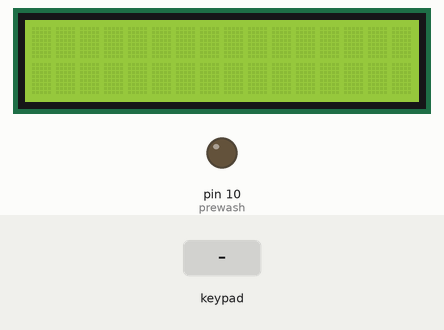
This sketch was run on a simulated Arduino Uno, built with avr-gcc and run on an emulated ATmega328P. Parts: 16×2 character LCD, output pins drawn as LEDs (lit = HIGH). Dashed ring = blinking. The test bench sets the inputs (shaded band). Pins used as bus, display or sensor lines are not drawn; what the sketch prints to the serial monitor is not drawn.

Above: at 1.2 s.
1.3 s: keypad keys 8 7 6 5 pressed 0.4 s apart
At 1.58 s:
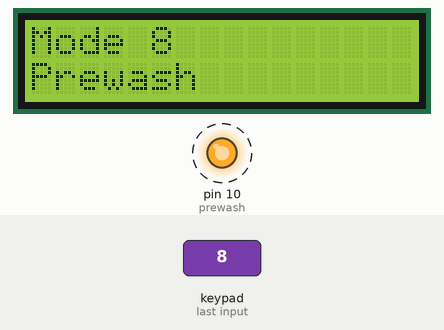
4.4 s: key '0' pressed
At 6.7 s:
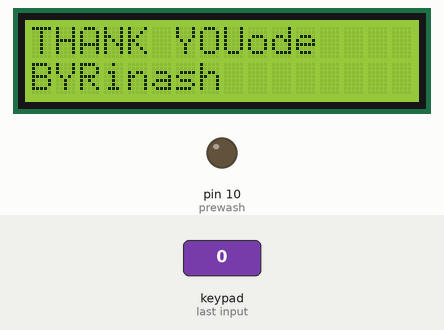
7.1 s: key '2' pressed
At 7.61 s:
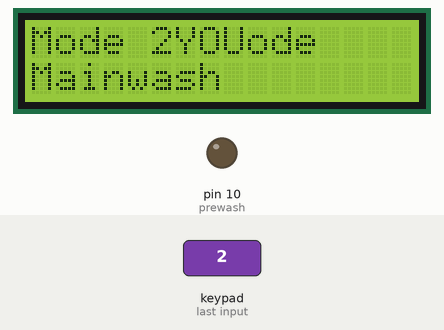
9.4 s: key '0' pressed
11.1 s: keypad keys 8 7 6 5 # pressed 0.4 s apart
At 12.5 s:
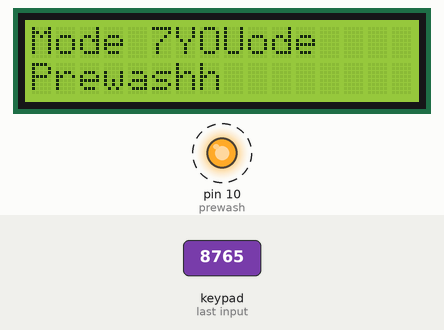
14.6 s: keypad keys 4 3 2 # pressed 0.4 s apart
At 16.24 s:
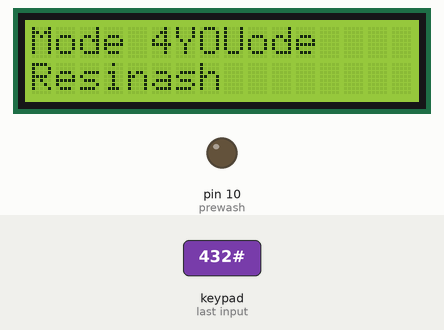
Timing chart, 0 to 18.7 s (numbered marks = the images above; inputs shaded):
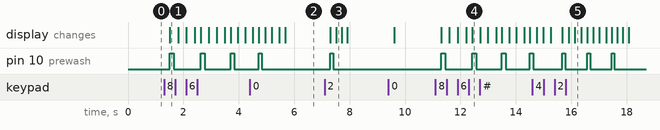

Measured:
- after the input at 1.3 s, pin 10 (prewash): alternates HIGH for 0.14 s and LOW for 0.95 s, starting after 0.21 s; the display: changes after 0.21 s (image 1)
- after the input at 4.4 s, the display: first differs from a run without the input after 1.3 s (image 2)
- after the input at 7.1 s, pin 10 (prewash): LOW → HIGH after 0.21 s, → LOW 0.10 s later; the display: first changes after 0.21 s (image 3 shows a later state)
- after the input at 11.1 s, pin 10 (prewash): alternates HIGH for 0.14 s and LOW for 0.93 s, starting after 0.20 s; the display: first changes after 0.20 s (image 4 shows a later state)

The sketch:

Dishwash.ino
```cpp
#include <Keypad.h>
#include <LiquidCrystal.h>

LiquidCrystal lcd(12, 11, 5, 4, 3, 2);
const byte rows = 4;
const byte cols = 3;

char keys[rows][cols]=
{
  {'1','2','3'},
  {'4','5','6'},
  {'7','8','9'},
  {'#','0','*'},
};

byte rowPins[rows]={8,7,6,5};
byte colPins[cols]={4,3,2};

Keypad kpd = Keypad(makeKeymap(keys),rowPins,colPins,rows,cols);

char inputArray [1];
char zero[1] = {'0'};
char one[1] = {'1'};
char two[1] = {'2'};
char three[1] = {'3'};
char four[1] = {'4'};
char five[1] = {'5'};
char six[1] = {'6'};
char seven[1] = {'7'};
char eight[1] = {'8'};
char nine[1] = {'9'};

#define prewash 10
#define mainwash 11
#define resin 12
#define ledPin 13
int i=0;
void setup()
{
  Serial.begin(9600);
  lcd.begin(16, 2);
  pinMode(prewash,OUTPUT);
  pinMode(mainwash,OUTPUT);
  pinMode(resin,OUTPUT);
};

void loop()
{
  char key=kpd.getKey();
  if(key)
  {
    digitalWrite(ledPin,HIGH);
    delay(100);
    digitalWrite(ledPin,LOW);
    delay(100);
    inputArray[i]=key;
    i++;
    Serial.print(key);
    if(key=='*')
    {
      Serial.print("WELCOME");
      i=0;
    }
    if(key=='#')
    {
      Serial.print("Thank You");
      i=0;
    }
    if(i==1)
    {
      {
        if(inputArray[0]==zero[0])
        {
          Serial.print("Default Mode");
          Serial.print("Prewash");
          lcd.setCursor(0, 0);
          lcd.print("Default Mode");
          lcd.setCursor(0, 1);
          lcd.print("Prewash");
          digitalWrite(prewash,HIGH);
          delay(1);
          digitalWrite(prewash,LOW);
          delay(1);
          Serial.print("Mainwash");
          lcd.setCursor(0, 0);
          lcd.print("Default Mode");
          lcd.setCursor(0, 1);
          lcd.print("Mainwash");
          digitalWrite(mainwash,HIGH);
          delay(1);
          digitalWrite(mainwash,LOW);
          delay(1);
          Serial.print("Resin");
          lcd.setCursor(0, 0);
          lcd.print("Default Mode");
          lcd.setCursor(0, 1);
          lcd.print("Resin");
          digitalWrite(resin,HIGH);
          delay(1);
          digitalWrite(resin,LOW);
          delay(1);
        }
        if(inputArray[0]==one[0])
        {
          Serial.print("Mode 1 ");
          Serial.print("Prewash");
          lcd.setCursor(0, 0);
          lcd.print("Mode 1");
          lcd.setCursor(0, 1);
          lcd.print("Prewash");
          digitalWrite(prewash,HIGH);
          delay(10);
          digitalWrite(prewash,LOW);
          delay(10);
          Serial.print("Mainwash");
           lcd.setCursor(0, 0);
          lcd.print("Mode 1");
          lcd.setCursor(0, 1);
          lcd.print("Mainwash");
          digitalWrite(mainwash,HIGH);
          delay(10);
          digitalWrite(mainwash,LOW);
          delay(10);
          Serial.print("Resin");
          lcd.setCursor(0, 0);
          lcd.print("Mode 1");
          lcd.setCursor(0, 1);
          lcd.print("Resin");
          digitalWrite(resin,HIGH);
          delay(10);
          digitalWrite(resin,LOW);
          delay(10);
        }
        if(inputArray[0]==two[0])
        {
          Serial.print("Mode 2 ");
          Serial.print("Prewash");
          lcd.setCursor(0, 0);
          lcd.print("Mode 2");
          lcd.setCursor(0, 1);
          lcd.print("Prewash");
          digitalWrite(prewash,HIGH);
          delay(100);
          digitalWrite(prewash,LOW);
          delay(100);
          Serial.print("Mainwash");
          lcd.setCursor(0, 0);
          lcd.print("Mode 2");
          lcd.setCursor(0, 1);
          lcd.print("Mainwash");
          digitalWrite(mainwash,HIGH);
          delay(100);
          digitalWrite(mainwash,LOW);
          delay(100);
          Serial.print("Resin");
          lcd.setCursor(0, 0);
          lcd.print("Mode 2");
          lcd.setCursor(0, 1);
          lcd.print("Resin");
          digitalWrite(resin,HIGH);
          delay(100);
          digitalWrite(resin,LOW);
          delay(100);
        }if(inputArray[0]==three[0])
        {
          Serial.print("Mode 3 ");
          Serial.print("Prewash");
          lcd.setCursor(0, 0);
          lcd.print("Mode 3");
          lcd.setCursor(0, 1);
          lcd.print("Prewash");
          digitalWrite(prewash,HIGH);
          delay(110);
          digitalWrite(prewash,LOW);
          delay(110);
          Serial.print("Mainwash");
          lcd.setCursor(0, 0);
          lcd.print("Mode 3");
          lcd.setCursor(0, 1);
          lcd.print("Mainwash");
          digitalWrite(mainwash,HIGH);
          delay(110);
          digitalWrite(mainwash,LOW);
          delay(110);
          Serial.print("Resin");
          lcd.setCursor(0, 0);
          lcd.print("Mode 3");
          lcd.setCursor(0, 1);
          lcd.print("Resin");
          digitalWrite(resin,HIGH);
          delay(110);
          digitalWrite(resin,LOW);
          delay(110);
        }
        if(inputArray[0]==four[0])
        {
          Serial.print("Mode 4 ");
          Serial.print("Prewash");
          lcd.setCursor(0, 0);
          lcd.print("Mode 4");
          lcd.setCursor(0, 1);
          lcd.print("Prewash");
          digitalWrite(prewash,HIGH);
          delay(110);
          digitalWrite(prewash,LOW);
          delay(110);
          Serial.print("Mainwash");
          lcd.setCursor(0, 0);
          lcd.print("Mode 4");
          lcd.setCursor(0, 1);
          lcd.print("Mainwash");
          digitalWrite(mainwash,HIGH);
          delay(110);
          digitalWrite(mainwash,LOW);
          delay(110);
          Serial.print("Resin");
          lcd.setCursor(0, 0);
          lcd.print("Mode 4");
          lcd.setCursor(0, 1);
          lcd.print("Resin");
          digitalWrite(resin,HIGH);
          delay(110);
          digitalWrite(resin,LOW);
          delay(110);
        }
        if(inputArray[0]==five[0])
        {
          Serial.print("Mode 5 ");
          Serial.print("Prewash");
          lcd.setCursor(0, 0);
          lcd.print("Mode 5");
          lcd.setCursor(0, 1);
          lcd.print("Prewash");
          digitalWrite(prewash,HIGH);
          delay(120);
          digitalWrite(prewash,LOW);
          delay(120);
          Serial.print("Mainwash");
          lcd.setCursor(0, 0);
          lcd.print("Mode 5");
          lcd.setCursor(0, 1);
          lcd.print("Mainwash");
          digitalWrite(mainwash,HIGH);
          delay(120);
          digitalWrite(mainwash,LOW);
          delay(120);
          Serial.print("Resin");
          lcd.setCursor(0, 0);
          lcd.print("Mode 5");
          lcd.setCursor(0, 1);
          lcd.print("Resin");
          digitalWrite(resin,HIGH);
          delay(120);
          digitalWrite(resin,LOW);
          delay(120);
        }
        if(inputArray[0]==six[0])
        {
          Serial.print("Mode 6 ");
          Serial.print("Prewash");
          lcd.setCursor(0, 0);
          lcd.print("Mode 6");
          lcd.setCursor(0, 1);
          lcd.print("Prewash");
          digitalWrite(prewash,HIGH);
          delay(130);
          digitalWrite(prewash,LOW);
          delay(130);
          Serial.print("Mainwash");
          lcd.setCursor(0, 0);
          lcd.print("Mode 6");
          lcd.setCursor(0, 1);
          lcd.print("Mainwash");
          digitalWrite(mainwash,HIGH);
          delay(130);
          digitalWrite(mainwash,LOW);
          delay(130);
          Serial.print("Resin");
          lcd.setCursor(0, 0);
          lcd.print("Mode 6");
          lcd.setCursor(0, 1);
          lcd.print("Resin");
          digitalWrite(resin,HIGH);
          delay(130);
          digitalWrite(resin,LOW);
          delay(130);
        }
        if(inputArray[0]==seven[0])
        {
          Serial.print("Mode 7 ");
          Serial.print("Prewash");
          lcd.setCursor(0, 0);
          lcd.print("Mode 7");
          lcd.setCursor(0, 1);
          lcd.print("Prewash");
          digitalWrite(prewash,HIGH);
          delay(140);
          digitalWrite(prewash,LOW);
          delay(140);
          Serial.print("Mainwash");
          lcd.setCursor(0, 0);
          lcd.print("Mode 7");
          lcd.setCursor(0, 1);
          lcd.print("Mainwash");
          digitalWrite(mainwash,HIGH);
          delay(140);
          digitalWrite(mainwash,LOW);
          delay(140);
          Serial.print("Resin");
          lcd.setCursor(0, 0);
          lcd.print("Mode 7");
          lcd.setCursor(0, 1);
          lcd.print("Resin");
          digitalWrite(resin,HIGH);
          delay(140);
          digitalWrite(resin,LOW);
          delay(140);
        }
        if(inputArray[0]==eight[0])
        {
          Serial.print("Mode 8 ");
          Serial.print("Prewash");
          lcd.setCursor(0, 0);
          lcd.print("Mode 8");
          lcd.setCursor(0, 1);
          lcd.print("Prewash");
          digitalWrite(prewash,HIGH);
          delay(150);
          digitalWrite(prewash,LOW);
          delay(150);
          Serial.print("Mainwash");
          lcd.setCursor(0, 0);
          lcd.print("Mode 8");
          lcd.setCursor(0, 1);
          lcd.print("Mainwash");
          digitalWrite(mainwash,HIGH);
          delay(150);
          digitalWrite(mainwash,LOW);
          delay(150);
          Serial.print("Resin");
          lcd.setCursor(0, 0);
          lcd.print("Mode 8");
          lcd.setCursor(0, 1);
          lcd.print("Resin");
          digitalWrite(resin,HIGH);
          delay(150);
          digitalWrite(resin,LOW);
          delay(150);
        }
        if(inputArray[0]==nine[0])
        {
          Serial.print("Mode 9 ");
          Serial.print("Prewash");
          lcd.setCursor(0, 0);
          lcd.print("Mode 9");
          lcd.setCursor(0, 1);
          lcd.print("Prewash");
          digitalWrite(prewash,HIGH);
          delay(160);
          digitalWrite(prewash,LOW);
          delay(160);
          Serial.print("Mainwash");
          lcd.setCursor(0, 0);
          lcd.print("Mode 9");
          lcd.setCursor(0, 1);
          lcd.print("Mainwash");
          digitalWrite(mainwash,HIGH);
          delay(160);
          digitalWrite(mainwash,LOW);
          delay(160);
          Serial.print("Resin");
          lcd.setCursor(0, 0);
          lcd.print("Mode 9");
          lcd.setCursor(0, 1);
          lcd.print("Resin");
          digitalWrite(resin,HIGH);
          delay(160);
          digitalWrite(resin,LOW);
          delay(160);
        }
      }
    }
    Serial.print("END");
    lcd.setCursor(0, 0);
    lcd.print("THANK YOU");
    lcd.setCursor(0, 1);
    lcd.print("BYR");
    i=0;
  }
}
```
